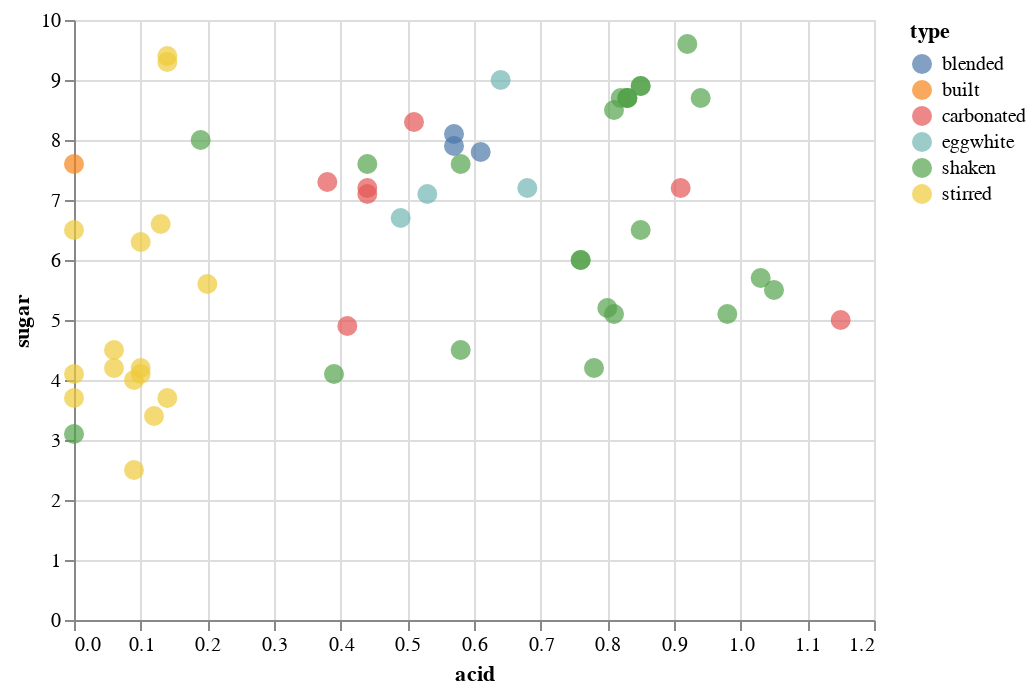

Source (notebook cell):
### Code cell
alt.Chart(cocktails).mark_circle(size=100).encode(
    x='acid',
    y='sugar',
    color='type'
)

### Figure 1 — Vega-Lite specification as saved in the notebook (floating-point values rounded to 4 significant figures)
{"config": {"view": {"continuousWidth": 400, "continuousHeight": 300}}, "data": {"name": "data-eef8cdb9f814de562d6e0a7156484812"}, "mark": {"type": "circle", "size": 100}, "encoding": {"color": {"type": "nominal", "field": "type"}, "x": {"type": "quantitative", "field": "acid"}, "y": {"type": "quantitative", "field": "sugar"}}, "$schema": "https://vega.github.io/schema/vega-lite/v4.8.1.json", "datasets": {"data-eef8cdb9f814de562d6e0a7156484812": [{"name": "Pisco Sour", "abv": 12.1, "acid": 0.68, "sugar": 7.2, "type": "eggwhite", "index": 5, "instructions": "Dry shake, shake with ice, coupe. Add 3 drops of Anostura or Amargo Chuncho.", "ingredients": "2 oz pisco (40% abv)<br/>1 oz egg white<br/>3/4 oz lime juice<br/>3/4 oz simple syrup", "ncotw": "not yet"}, {"name": "Pink Lady", "abv": 12.4, "acid": 0.64, "sugar": 9.0, "type": "eggwhite", "index": 6, "instructions": "Dry shake, shake with ice, coupe.", "ingredients": "1 1/2 oz Plymouth gin<br/>1 oz egg white<br/>3/4 oz lemon juice<br/>1/2 oz Grenadine<br/>1/2 oz simple syrup<br/>1/2 oz Lairds Applejack Bottled in Bond", "ncotw": "not yet"}, {"name": "Clover Club", "abv": 13.6, "acid": 0.49, "sugar": 6.7, "type": "eggwhite", "index": 7, "instructions": "Dry shake, shake with ice, coupe. Garnish with a raspberry", "ingredients": "2 oz Plymouth gin<br/>1 oz egg white<br/>1/2 oz Dolin dry vermouth<br/>1/2 oz raspberry syrup<br/>1/2 oz lemon juice<br/>1 oz egg white", "ncotw": "<a href=\"https://www.reddit.com/r/cocktails/comments/1go8m1/not_cocktail_of_the_week_24_clover_club/\">#24</a>"}, {"name": "Whiskey Sour", "abv": 15.2, "acid": 0.53, "sugar": 7.1, "type": "eggwhite", "index": 8, "instructions": "Dry shake, shake with ice, coupe.", "ingredients": "2 oz rye (50% abv)<br/>3/4 oz simple syrup<br/>0.625 oz lemon juice<br/>2 drops saline solution<br/>1 oz egg white", "ncotw": "not yet"}, {"name": "Daiquiri with More Lime", "abv": 14.7, "acid": 0.94, "sugar": 8.7, "type": "shaken", "index": 9, "instructions": "Shake, coupe.", "ingredients": "2 oz white rum (40% abv)<br/>0.875 oz lime juice<br/>3/4 oz simple syrup", "ncotw": "<a href=\"https://www.reddit.com/r/cocktails/comments/1i0sbt/not_cocktail_of_the_week_27_daiquiri/\">#27</a>"}, {"name": "Honeysuckle", "abv": 15.0, "acid": 0.85, "sugar": 8.9, "type": "shaken", "index": 10, "instructions": "Shake, coupe. Garnish with lime wheel.", "ingredients": "2 oz white rum (40% abv)<br/>3/4 oz lime juice<br/>3/4 oz honey syrup", "ncotw": "<a href=\"https://www.reddit.com/r/cocktails/comments/1kd90i/not_cocktail_of_the_week_32_bees_knees/\">#32</a>"}, {"name": "Classic Daiquiri", "abv": 15.0, "acid": 0.85, "sugar": 8.9, "type": "shaken", "index": 11, "instructions": "Shake, coupe.", "ingredients": "2 oz white rum (40% abv)<br/>3/4 oz lime juice<br/>3/4 oz simple syrup", "ncotw": "<a href=\"https://www.reddit.com/r/cocktails/comments/1i0sbt/not_cocktail_of_the_week_27_daiquiri/\">#27</a>"}, {"name": "Blood and Sand", "abv": 15.6, "acid": 0.19, "sugar": 8.0, "type": "shaken", "index": 12, "instructions": "Shake, coupe. (Optionally flamed) orange twist.", "ingredients": "1 oz Scotch (43% abv)<br/>3/4 oz Cherry Herring<br/>3/4 oz sweet vermouth<br> 1/2 oz orange jucie", "ncotw": "<a href=\"https://www.reddit.com/r/cocktails/comments/1yds2e/not_cocktail_of_the_week_59_blood_and_sand/\">#59</a>"}, {"name": "Alexander", "abv": 16.4, "acid": 0.0, "sugar": 3.1, "type": "shaken", "index": 13, "instructions": "Shake, coupe. Grated nutmeg.", "ingredients": "2 oz Cognac (41% abv)<br/>1 oz heavy cream<br/>1/4 oz Demerara syrup", "ncotw": "not yet"}, {"name": "Hemingway Daiquiri", "abv": 16.5, "acid": 0.98, "sugar": 5.1, "type": "shaken", "index": 14, "instructions": "Shake, coupe. Garnish with lime wheel.", "ingredients": "2 oz white rum (40% abv)<br/>3/4 oz lime juice<br/>1/2 oz grapefruit juice<br/>1/2 oz Luxardo Maraschino<br/>2 drops saline solution", "ncotw": "<a href=\"https://www.reddit.com/r/cocktails/comments/1i0sbt/not_cocktail_of_the_week_27_daiquiri/\">#27</a>"}, {"name": "Brown Derby", "abv": 16.6, "acid": 0.44, "sugar": 7.6, "type": "shaken", "index": 15, "instructions": "Shake, coupe. Express and discard grapefruit twist.", "ingredients": "2 oz bourbon (45% abv)<br/>1 oz grapefruit juice<br/>1/2 oz honey syrup", "ncotw": "<a href=\"https://www.reddit.com/r/cocktails/comments/2a9ow3/not_cocktail_of_the_week_79_brown_derby/\">#79</a>"}, {"name": "Cosmopolitan (Modern/Bastardized)", "abv": 16.6, "acid": 1.05, "sugar": 5.5, "type": "shaken", "index": 16, "instructions": "Shake, coupe. Express and discard (optionally flamed) orange twist.", "ingredients": "1 1/2 oz Absolut Citron vodka<br/>3/4 oz Cointreau<br/>3/4 oz cranberry juice<br/>1/2 oz lime juice", "ncotw": "not yet"}, {"name": "Gold Rush", "abv": 17.2, "acid": 0.83, "sugar": 8.7, "type": "shaken", "index": 17, "instructions": "Shake, server over large rock.", "ingredients": "2 oz bourbon (47% abv)<br/>3/4 oz lemon juice<br/>3/4 oz honey syrup", "ncotw": "not yet"}, {"name": "Southside", "abv": 17.2, "acid": 0.83, "sugar": 8.7, "type": "shaken", "index": 18, "instructions": "Shake with handful mint, coupe. Garnish with mint.", "ingredients": "2 oz gin (47% abv)<br/>3/4 oz lemon juice<br/>3/4 oz simple syrup", "ncotw": "<a href=\"https://www.reddit.com/r/cocktails/comments/1jfrqi/not_cocktail_of_the_week_30_southside_and/\">#30</a>"}, {"name": "Bee's Knees", "abv": 17.2, "acid": 0.83, "sugar": 8.7, "type": "shaken", "index": 19, "instructions": "Shake, coupe. Garnish with lemon wheel.", "ingredients": "2 oz gin (47% abv)<br/>3/4 oz lemon juice<br/>3/4 oz honey syrup", "ncotw": "<a href=\"https://www.reddit.com/r/cocktails/comments/1kd90i/not_cocktail_of_the_week_32_bees_knees/\">#32</a>"}, {"name": "20th Century Cocktail", "abv": 17.3, "acid": 0.85, "sugar": 6.5, "type": "shaken", "index": 20, "instructions": "Shake, coupe.", "ingredients": "1 1/2 oz gin (47% abv)<br/>3/4 oz lemon juice<br/>3/4 oz white crme de cacao<br/>3/4 oz Lillet Blanc", "ncotw": "<a href=\"https://www.reddit.com/r/cocktails/comments/2377jm/not_cocktail_of_the_week_67_the_20th_century/\">#67</a>"}, {"name": "Fresh Lime Gimlet", "abv": 17.3, "acid": 0.82, "sugar": 8.7, "type": "shaken", "index": 21, "instructions": "Shake, coupe. Garnish with lime wheel.", "ingredients": "2 oz gin (47.4% abv)<br/>3/4 oz lime juice<br/>3/4 oz simple syrup", "ncotw": "<a href=\"https://www.reddit.com/r/cocktails/comments/28i1dn/not_cocktail_of_the_week_76_gimlet/\">#76</a>"}, {"name": "Corpse Reviver #2", "abv": 17.4, "acid": 1.03, "sugar": 5.7, "type": "shaken", "index": 22, "instructions": "Shake, coupe. Express and discard orange twist.", "ingredients": "3/4 oz lemon juice<br/>3/4 oz gin (47% abv)<br/>3/4 oz Cointreau<br/>3/4 oz Lillet Blanc", "ncotw": "<a href=\"https://www.reddit.com/r/cocktails/comments/1779xr/ncotw_3_corpse_reviver_2/\">#3</a>"}, {"name": "Jack Rose", "abv": 18.2, "acid": 0.81, "sugar": 8.5, "type": "shaken", "index": 23, "instructions": "Shake, coupe.", "ingredients": "2 oz apple brandy (50% abv)<br/>3/4 oz Grenadine<br/>3/4 oz lemon juice<br>1 dash Angostura bitters", "ncotw": "<a href=\"https://www.reddit.com/r/cocktails/comments/1bnysd/not_cocktail_of_the_week_13_jack_rose/\">#13</a>"}, {"name": "Margarita", "abv": 18.5, "acid": 0.76, "sugar": 6.0, "type": "shaken", "index": 24, "instructions": "Shake, coupe (optionally salted rim).", "ingredients": "2 oz blanco tequila (40% abv)<br/>3/4 oz lime juice<br/>3/4 oz Cointreau<br/>1/4 oz simple syrup<br/>5 drops saline solution", "ncotw": "not yet"}, {"name": "Aviation", "abv": 18.7, "acid": 0.81, "sugar": 5.1, "type": "shaken", "index": 25, "instructions": "Shake, coupe.", "ingredients": "2 oz Plymouth gin<br/>3/4 oz lemon juice<br/>1/2 oz Luxardo Maraschino<br/>1/4 oz crem de violette", "ncotw": "not yet"}, {"name": "Sidecar", "abv": 18.9, "acid": 0.76, "sugar": 6.0, "type": "shaken", "index": 26, "instructions": "Shake, coupe. Express and discard orange twist.", "ingredients": "2 oz Cognac (41% abv)<br/>3/4 oz Cointreau<br/>3/4 oz lemon juice<br/>1/4 oz simple syrup", "ncotw": "<a href=\"https://www.reddit.com/r/cocktails/comments/19cmfw/not_cocktail_of_the_week_8_sidecar/\">#8</a>"}, {"name": "Champs-Elysses", "abv": 19.7, "acid": 0.8, "sugar": 5.2, "type": "shaken", "index": 27, "instructions": "Shake, coupe. Express and discard lemon twist.", "ingredients": "2 oz Cognac (41% abv)<br/>3/4 oz lemon juice<br/>1/2 oz Green Chartreuse<br/>1/4 oz simple syrup<br/>1 dash Angostura bitters", "ncotw": "<a href=\"https://www.reddit.com/r/cocktails/comments/209moq/not_cocktail_of_the_week_62_champs_%C3%A9lys%C3%A9es/\">#62</a>"}, {"name": "Last Word", "abv": 20.0, "acid": 0.92, "sugar": 9.6, "type": "shaken", "index": 28, "instructions": "Shake, coupe.", "ingredients": "3/4 oz lime juice<br/>3/4 oz Green Chartreuse<br/>3/4 oz Luxardo Marschino<b4/>3/4 oz Plymouth gin<br/>2 drop saline", "ncotw": "<a href=\"https://www.reddit.com/r/cocktails/comments/14c11h/cocktail_of_the_week_1_last_word/\">COTW #1</a>"}, {"name": "Between the Sheets", "abv": 20.1, "acid": 0.58, "sugar": 4.5, "type": "shaken", "index": 29, "instructions": "Shake, coupe. Express and discard lemon twist.", "ingredients": "1 1/2 oz Cognac (41% abv)<br/>3/4 oz Curacao<br/>1/2 oz white rum (40% abv)<br/>1/2 oz lemon juice", "ncotw": "<a href=\"https://www.reddit.com/r/cocktails/comments/1xqbox/not_cocktail_of_the_week_58_between_the_sheets/\">#58</a>"}, {"name": "Brady Crusta", "abv": 20.2, "acid": 0.58, "sugar": 7.6, "type": "shaken", "index": 30, "instructions": "Shake, coupe (sugar-rimmed). Large lemon spiral.", "ingredients": "2 oz Cognac (41% abv)<br/>1/2 oz Curacao<br/>1/2 oz lemon juice<br/>1/4 oz Luxardo Maraschino", "ncotw": "not yet"}, {"name": "Pegu Club", "abv": 21.0, "acid": 0.78, "sugar": 4.2, "type": "shaken", "index": 31, "instructions": "Shake, coupe. Garnish with lime wheel.", "ingredients": "2 oz gin (47.3% abv)<br/>3/4 oz lime juice<br/>3/4 oz Curacao<br/>1 dash orange bitters<br/>1 dash Angostura bitters", "ncotw": "<a href=\"https://www.reddit.com/r/cocktails/comments/1c3psn/not_cocktail_of_the_week_14_pegu_club/\">#14</a>"}, {"name": "Blinker", "abv": 21.4, "acid": 0.39, "sugar": 4.1, "type": "shaken", "index": 32, "instructions": "Shake, coupe.", "ingredients": "2 oz rye (50% abv)<br/>3/4 oz grapefruit juice<br/>1 bsp raspberry syrup", "ncotw": "not yet"}, {"name": "Negroni", "abv": 20.7, "acid": 0.14, "sugar": 9.4, "type": "stirred", "index": 33, "instructions": "Stir. Coupe or over a large rock. Orange or grapefruit twist.", "ingredients": "1 oz sweet vermouth<br/>1 oz gin (47.3% abv)<br/>1 oz Campari", "ncotw": "<a href=\"https://www.reddit.com/r/cocktails/comments/1aoe1c/not_cocktail_of_the_week_11_negroni/\">#11</a>"}, {"name": "Blackthorn", "abv": 21.1, "acid": 0.1, "sugar": 6.3, "type": "stirred", "index": 34, "instructions": "Stir, coupe. Orange twist.", "ingredients": "1 1/2 oz Plymouth gin<br/>3/4 oz sweet vermouth<br/>3/4 oz sloe gin<br/>2 dashes orange bitters", "ncotw": "not yet"}, {"name": "Hanky Panky", "abv": 22.4, "acid": 0.2, "sugar": 5.6, "type": "stirred", "index": 35, "instructions": "Stir, coupe. Orange twist.", "ingredients": "1 1/2 oz sweet vermouth<br/>1 1/2 oz gin (47% abv)<br/>1 bsp Fernet Branca", "ncotw": "<a href=\"https://www.reddit.com/r/cocktails/comments/5c2njb/not_cocktail_of_the_week_123_hanky_panky/\">#123</a>"}, {"name": "Martinez", "abv": 22.5, "acid": 0.13, "sugar": 6.6, "type": "stirred", "index": 36, "instructions": "Stir, coupe. Lemon twist.", "ingredients": "2 oz Old Tom gin (40% abv)<br/>1 oz sweet vermouth<br/>1/4 oz Luxardo Maraschino<br/>1 dash Angostura bitters<br/>1 dash orange bitters", "ncotw": "<a href=\"https://www.reddit.com/r/cocktails/comments/1ck6v2/not_cocktail_of_the_week_15_martinez/\">#15</a>"}, {"name": "Manhatan (Boubon, 45% abv)", "abv": 24.6, "acid": 0.14, "sugar": 3.7, "type": "stirred", "index": 37, "instructions": "Stir, coupe. Orange twist or cherry.", "ingredients": "2 oz bourbon (45% abv)<br/>1 oz sweet vermouth<br/>2 dashes Angostura bitters", "ncotw": "<a href=\"https://www.reddit.com/r/cocktails/comments/16pciv/not_cocktail_of_the_week_2_the_manhattan/\">#2</a>"}, {"name": "Bobby Burns", "abv": 24.9, "acid": 0.1, "sugar": 4.2, "type": "stirred", "index": 38, "instructions": "Stir, coupe. Lemon twist.", "ingredients": "2 oz Scotch (43% abv)<br/>3/4 oz sweet vermouth<br/>1/4 oz Benedictine", "ncotw": "<a href=\"https://www.reddit.com/r/cocktails/comments/169jv7/cocktail_of_the_week_3_bobby_burns/\">#1</a>"}, {"name": "Rob Roy", "abv": 25.5, "acid": 0.09, "sugar": 2.5, "type": "stirred", "index": 39, "instructions": "Stir, coupe. Lemon twist.", "ingredients": "2.5 oz Scotch (43% abv)<br/>3/4 oz sweet vermouth<br/>2 dashes Angostura bitters", "ncotw": "<a href=\"https://www.reddit.com/r/cocktails/comments/2owdug/not_cocktail_of_the_week_101_rob_roy/\">#101</a>"}, {"name": "Old Pal", "abv": 25.6, "acid": 0.09, "sugar": 4.0, "type": "stirred", "index": 40, "instructions": "Stir, coupe.", "ingredients": "2 oz rye (50% abv)<br/>3/4 oz Campari<br/>3/4 oz dry vermouth", "ncotw": "<a href=\"https://www.reddit.com/r/cocktails/comments/2sfsns/not_cocktail_of_the_week_105_old_pal/\">#105</a>"}, {"name": "Vieux Carre", "abv": 25.9, "acid": 0.1, "sugar": 4.1, "type": "stirred", "index": 41, "instructions": "Stir, serve over large rock.", "ingredients": "1 oz rye (50% abv)<br/>1 oz Cognac (41% abv)<br/>3/4 oz sweet vermouth<br/>1/4 oz Benedictine<br/>1 dash Angostura bitters<br/>1 dash Peychaud's bitters", "ncotw": "<a href=\"https://www.reddit.com/r/cocktails/comments/1a8cs5/not_cocktail_of_the_week_10_vieux_carr%C3%A9/\">#10</a>"}, {"name": "Brooklyn", "abv": 26.3, "acid": 0.06, "sugar": 4.2, "type": "stirred", "index": 42, "instructions": "Stir, coupe. Garnish with cherry.", "ingredients": "2 oz rye (50% abv)<br/>1/2 oz Amer Picon<br/>1/2 oz dry vermouth<br/>1/4 oz Luxardo Maraschino<br/>1 dash Angostura bitters", "ncotw": "<a href=\"https://www.reddit.com/r/cocktails/comments/2ni3ba/not_cocktail_of_the_week_99_the_brooklyn/\">#99</a>"}, {"name": "Bijou", "abv": 27.1, "acid": 0.14, "sugar": 9.3, "type": "stirred", "index": 43, "instructions": "Stir, coupe. Lemon twist or cherry.", "ingredients": "1 oz gin (47.3% abv)<br/>1 oz sweet vermouth<br/>1 oz Green Chartreuse<br/>1 dash orange bitters", "ncotw": "<a href=\"https://www.reddit.com/r/cocktails/comments/2ypbjw/not_cocktail_of_the_week_109_bijou/\">#109</a>"}, {"name": "Manhatan (Rye, 50% abv)", "abv": 27.2, "acid": 0.12, "sugar": 3.4, "type": "stirred", "index": 44, "instructions": "Stir, coupe. Orange twist or cherry.", "ingredients": "2 oz rye (50% abv)<br/>0.875 oz sweet vermouth<br/>2 dashes Angostura bitters", "ncotw": "<a href=\"https://www.reddit.com/r/cocktails/comments/16pciv/not_cocktail_of_the_week_2_the_manhattan/\">#2</a>"}, {"name": "Rusty Nail", "abv": 28.8, "acid": 0.0, "sugar": 4.1, "type": "stirred", "index": 45, "instructions": "Stir, serve over large rock. Lemon peel.", "ingredients": "2 oz Scotch (43% abv)<br/>1/2 oz Drambuie", "ncotw": "not yet"}, {"name": "Improved Whiskey Cocktail", "abv": 29.3, "acid": 0.0, "sugar": 6.5, "type": "stirred", "index": 46, "instructions": "Stir, sever over large rock in absinthe-rinsed glass. Lemon twist.", "ingredients": "2 oz rye (50% abv)<br/>1/4 oz Luxardo Maraschino<br/>1/4 oz simple syrup<br/>2 dashes Angostura bitters", "ncotw": "<a href=\"https://www.reddit.com/r/cocktails/comments/1hkxy5/not_cocktail_of_the_week_26_improved_whiskey/\">#26</a>"}, {"name": "De La Louisiane", "abv": 29.3, "acid": 0.06, "sugar": 4.5, "type": "stirred", "index": 47, "instructions": "Stir, coupe. Garnish with cherry.", "ingredients": "2 oz rye (50% abv)<br/>1/2 oz Benedictine<br/>1/2 oz sweet vermouth<br/>3 dashes Peychaud's bitters<br/>3 dashes Angostura bitters<br/>3 dashes absinthe", "ncotw": "<a href=\"https://www.reddit.com/r/cocktails/comments/2tzik7/not_cocktail_of_the_week_106_cocktail_a_la/\">#106</a>"}, {"name": "Widow's Kiss", "abv": 32.3, "acid": 0.0, "sugar": 3.7, "type": "stirred", "index": 48, "instructions": "Stir, coupe.", "ingredients": "2 oz apple brandy (50% abv)<br/>1/4 oz Benedictine<br/>1/4 oz Yellow Chartreuse", "ncotw": "<a href=\"https://www.reddit.com/r/cocktails/comments/1toslc/not_cocktail_of_the_week_51_widows_kiss/\">#51</a>"}, {"name": "Old Fashioned", "abv": 32.1, "acid": 0.0, "sugar": 7.6, "type": "built", "index": 49, "instructions": "Build over large rock in old-fashioned glass. Orange twist.", "ingredients": "2 oz bourbon<br/>3/8 oz simple syrup<br/>2 dashes Angostura bitters", "ncotw": "<a href=\"https://www.reddit.com/r/cocktails/comments/1u7nb3/not_cocktail_of_the_week_52_oldfashioned/\">#52</a>"}, {"name": "Blender Daiquiri", "abv": 15.0, "acid": 0.57, "sugar": 8.1, "type": "blended", "index": 50, "instructions": "Blend with 120 g ice, strain, coupe.", "ingredients": "2 1/2 oz water<br/>2 1/4 oz sugard 80-proof rum<br/>1/2 oz lime juice<br/>4 drops saline solution", "ncotw": "not yet"}, {"name": "Blender Margarita", "abv": 17.2, "acid": 0.57, "sugar": 7.9, "type": "blended", "index": 51, "instructions": "Blend with 120 g ice, strain, coupe.", "ingredients": "2 1/2 oz water<br/>1 oz Cointreau<br/>3/4 oz white mezcal<br/>1/2 oz Yellow Chartreuse<br/>1/2 oz lime juice<br/>10 drops Hellfire bitters", "ncotw": "not yet"}, {"name": "Blender Whiskey Sour", "abv": 16.7, "acid": 0.61, "sugar": 7.8, "type": "blended", "index": 52, "instructions": "Blend with 120 g ice, strain, coupe.", "ingredients": "2 1/2 oz water<br/>2 oz sugared 100-proof rye<br/>1/2 oz lemon juice<br/>1/4 oz orange juice<br/>4 drops saline solution", "ncotw": "not yet"}, {"name": "Carbonated Margarita", "abv": 14.2, "acid": 0.44, "sugar": 7.1, "type": "carbonated", "index": 53, "instructions": "Chill, carbonate.", "ingredients": "2 1/2 oz water<br/>2 oz blanco tequila (40% abv)<br/>5/8 oz simple syrip<br/>3/8 oz clarified lime juice<br/>4 drops saline solution", "ncotw": "not yet"}, {"name": "Carbonated Whiskey Sour", "abv": 15.2, "acid": 0.44, "sugar": 7.2, "type": "carbonated", "index": 54, "instructions": "Chill, carbonate.", "ingredients": "5/8 oz water<br/>1 3/4 oz bourbon<br/>5/8 oz simple syrup<br/>3/8 oz clarified lime juice<br/>2 drops saline solution", "ncotw": "not yet"}, {"name": "Gin and Tonic (Dry)", "abv": 15.4, "acid": 0.41, "sugar": 4.9, "type": "carbonated", "index": 55, "instructions": "Chill, carbonate.", "ingredients": "7/8 oz water<br/>1 3/4 oz gin (47.3% abv)<br/>3/8 oz quinine simple syrup<br/>3/8 oz clarified lime juice<br/>2 drops saline solution", "ncotw": "not yet"}, {"name": "Carbonated Negroni", "abv": 16.0, "acid": 0.38, "sugar": 7.3, "type": "carbonated", "index": 56, "instructions": "Chill, carbonate. Express and discard grapefruit twist.", "ingredients": "2 1/4 oz water<br/>1 oz sweet vermouth<br/>1 oz gin  (47.3% abv)<br/>1 oz Campari<br/>1/4 oz clarified lime juice or champagne acid<br/>2 drops saline solution", "ncotw": "not yet"}, {"name": "Gin and Juice Centrifuge", "abv": 15.8, "acid": 0.91, "sugar": 7.2, "type": "carbonated", "index": 57, "instructions": "Chill, carbonate.", "ingredients": "1 6/8 oz centrifuge-clarified grapefruit juice<br/>1 6/8 oz gin<br/>1 3/8 oz water<br/>3/8 oz simple<br/>4 dashes champagne acid", "ncotw": "not yet"}, {"name": "Gin and Juice Agar", "abv": 16.9, "acid": 1.15, "sugar": 5.0, "type": "carbonated", "index": 58, "instructions": "Chill, carbonate.", "ingredients": "2 5/8 oz agar-clarified grapefruit juice<br/>2 oz gin<br/>7/8 oz water<br/>2 drops saline solution", "ncotw": "not yet"}, {"name": "Chartruth", "abv": 18.0, "acid": 0.51, "sugar": 8.3, "type": "carbonated", "index": 59, "instructions": "Chill, carbonate.", "ingredients": "3 1/4 oz water<br/>1 3/4 oz Green Chartreuse<br/>1/2 oz clarified lime juice", "ncotw": "not yet"}]}}
